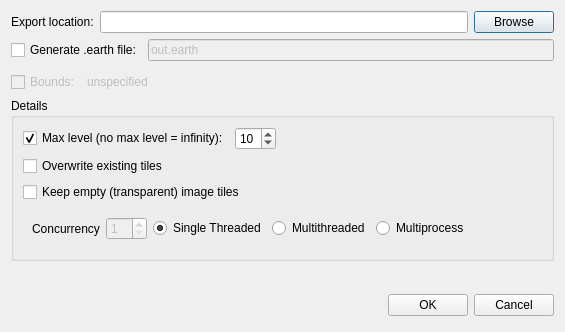
<?xml version="1.0" encoding="UTF-8"?>
<ui version="4.0">
 <class>ExportDialog</class>
 <widget class="QDialog" name="ExportDialog">
  <property name="geometry">
   <rect>
    <x>0</x>
    <y>0</y>
    <width>565</width>
    <height>332</height>
   </rect>
  </property>
  <property name="windowTitle">
   <string>Export Settings</string>
  </property>
  <layout class="QVBoxLayout" name="verticalLayout">
   <item>
    <layout class="QHBoxLayout" name="horizontalLayout">
     <item>
      <widget class="QLabel" name="label">
       <property name="text">
        <string>Export location:</string>
       </property>
      </widget>
     </item>
     <item>
      <widget class="QLineEdit" name="exportPathEdit"/>
     </item>
     <item>
      <widget class="QPushButton" name="exportPathBrowseButton">
       <property name="text">
        <string>Browse</string>
       </property>
      </widget>
     </item>
    </layout>
   </item>
   <item>
    <layout class="QHBoxLayout" name="horizontalLayout_2">
     <item>
      <widget class="QCheckBox" name="earthFileCheckBox">
       <property name="text">
        <string>Generate .earth file:</string>
       </property>
      </widget>
     </item>
     <item>
      <widget class="QLineEdit" name="earthFilePathEdit">
       <property name="enabled">
        <bool>false</bool>
       </property>
       <property name="text">
        <string>out.earth</string>
       </property>
      </widget>
     </item>
    </layout>
   </item>
   <item>
    <spacer name="verticalSpacer_2">
     <property name="orientation">
      <enum>Qt::Vertical</enum>
     </property>
     <property name="sizeType">
      <enum>QSizePolicy::Fixed</enum>
     </property>
     <property name="sizeHint" stdset="0">
      <size>
       <width>20</width>
       <height>5</height>
      </size>
     </property>
    </spacer>
   </item>
   <item>
    <layout class="QHBoxLayout" name="horizontalLayout_7">
     <item>
      <widget class="QCheckBox" name="boundsCheckBox">
       <property name="enabled">
        <bool>false</bool>
       </property>
       <property name="sizePolicy">
        <sizepolicy hsizetype="Maximum" vsizetype="Fixed">
         <horstretch>0</horstretch>
         <verstretch>0</verstretch>
        </sizepolicy>
       </property>
       <property name="text">
        <string>Bounds:</string>
       </property>
      </widget>
     </item>
     <item>
      <widget class="QLabel" name="boundsLabel">
       <property name="enabled">
        <bool>false</bool>
       </property>
       <property name="text">
        <string>unspecified</string>
       </property>
      </widget>
     </item>
    </layout>
   </item>
   <item>
    <widget class="QGroupBox" name="groupBox">
     <property name="title">
      <string>Details</string>
     </property>
     <layout class="QVBoxLayout" name="verticalLayout_2">
      <item>
       <layout class="QHBoxLayout" name="horizontalLayout_3">
        <item>
         <widget class="QCheckBox" name="maxLevelCheckBox">
          <property name="text">
           <string>Max level (no max level = infinity):</string>
          </property>
          <property name="checked">
           <bool>true</bool>
          </property>
         </widget>
        </item>
        <item>
         <widget class="QSpinBox" name="maxLevelSpinBox">
          <property name="enabled">
           <bool>true</bool>
          </property>
          <property name="minimum">
           <number>1</number>
          </property>
          <property name="maximum">
           <number>99</number>
          </property>
          <property name="value">
           <number>10</number>
          </property>
         </widget>
        </item>
        <item>
         <spacer name="horizontalSpacer">
          <property name="orientation">
           <enum>Qt::Horizontal</enum>
          </property>
          <property name="sizeHint" stdset="0">
           <size>
            <width>40</width>
            <height>20</height>
           </size>
          </property>
         </spacer>
        </item>
       </layout>
      </item>
      <item>
       <layout class="QHBoxLayout" name="horizontalLayout_5">
        <item>
         <widget class="QCheckBox" name="overwriteCheckBox">
          <property name="text">
           <string>Overwrite existing tiles</string>
          </property>
         </widget>
        </item>
        <item>
         <spacer name="horizontalSpacer_3">
          <property name="orientation">
           <enum>Qt::Horizontal</enum>
          </property>
          <property name="sizeHint" stdset="0">
           <size>
            <width>40</width>
            <height>20</height>
           </size>
          </property>
         </spacer>
        </item>
       </layout>
      </item>
      <item>
       <layout class="QHBoxLayout" name="horizontalLayout_6">
        <item>
         <widget class="QCheckBox" name="keepEmptiesCheckBox">
          <property name="text">
           <string>Keep empty (transparent) image tiles</string>
          </property>
         </widget>
        </item>
        <item>
         <spacer name="horizontalSpacer_4">
          <property name="orientation">
           <enum>Qt::Horizontal</enum>
          </property>
          <property name="sizeHint" stdset="0">
           <size>
            <width>40</width>
            <height>20</height>
           </size>
          </property>
         </spacer>
        </item>
       </layout>
      </item>
      <item>
       <widget class="QWidget" name="widget" native="true">
        <layout class="QHBoxLayout" name="horizontalLayout_4">
         <item>
          <widget class="QLabel" name="label_2">
           <property name="text">
            <string>Concurrency</string>
           </property>
          </widget>
         </item>
         <item>
          <widget class="QSpinBox" name="concurrencySpinBox">
           <property name="enabled">
            <bool>false</bool>
           </property>
           <property name="minimum">
            <number>1</number>
           </property>
          </widget>
         </item>
         <item>
          <widget class="QRadioButton" name="rbModeSingle">
           <property name="text">
            <string>Single Threaded</string>
           </property>
           <property name="checked">
            <bool>true</bool>
           </property>
          </widget>
         </item>
         <item>
          <widget class="QRadioButton" name="rbModeMT">
           <property name="text">
            <string>Multithreaded</string>
           </property>
          </widget>
         </item>
         <item>
          <widget class="QRadioButton" name="rbModeMP">
           <property name="text">
            <string>Multiprocess</string>
           </property>
          </widget>
         </item>
         <item>
          <spacer name="horizontalSpacer_2">
           <property name="orientation">
            <enum>Qt::Horizontal</enum>
           </property>
           <property name="sizeHint" stdset="0">
            <size>
             <width>40</width>
             <height>20</height>
            </size>
           </property>
          </spacer>
         </item>
        </layout>
       </widget>
      </item>
     </layout>
    </widget>
   </item>
   <item>
    <spacer name="verticalSpacer">
     <property name="orientation">
      <enum>Qt::Vertical</enum>
     </property>
     <property name="sizeHint" stdset="0">
      <size>
       <width>20</width>
       <height>40</height>
      </size>
     </property>
    </spacer>
   </item>
   <item>
    <widget class="QLabel" name="errorLabel">
     <property name="text">
      <string/>
     </property>
    </widget>
   </item>
   <item>
    <layout class="QHBoxLayout">
     <property name="spacing">
      <number>6</number>
     </property>
     <property name="margin">
      <number>0</number>
     </property>
     <item>
      <spacer>
       <property name="orientation">
        <enum>Qt::Horizontal</enum>
       </property>
       <property name="sizeHint" stdset="0">
        <size>
         <width>131</width>
         <height>31</height>
        </size>
       </property>
      </spacer>
     </item>
     <item>
      <widget class="QPushButton" name="okButton">
       <property name="text">
        <string>OK</string>
       </property>
      </widget>
     </item>
     <item>
      <widget class="QPushButton" name="cancelButton">
       <property name="text">
        <string>Cancel</string>
       </property>
      </widget>
     </item>
    </layout>
   </item>
  </layout>
 </widget>
 <resources/>
 <connections>
  <connection>
   <sender>cancelButton</sender>
   <signal>clicked()</signal>
   <receiver>ExportDialog</receiver>
   <slot>reject()</slot>
   <hints>
    <hint type="sourcelabel">
     <x>554</x>
     <y>283</y>
    </hint>
    <hint type="destinationlabel">
     <x>179</x>
     <y>282</y>
    </hint>
   </hints>
  </connection>
 </connections>
</ui>
